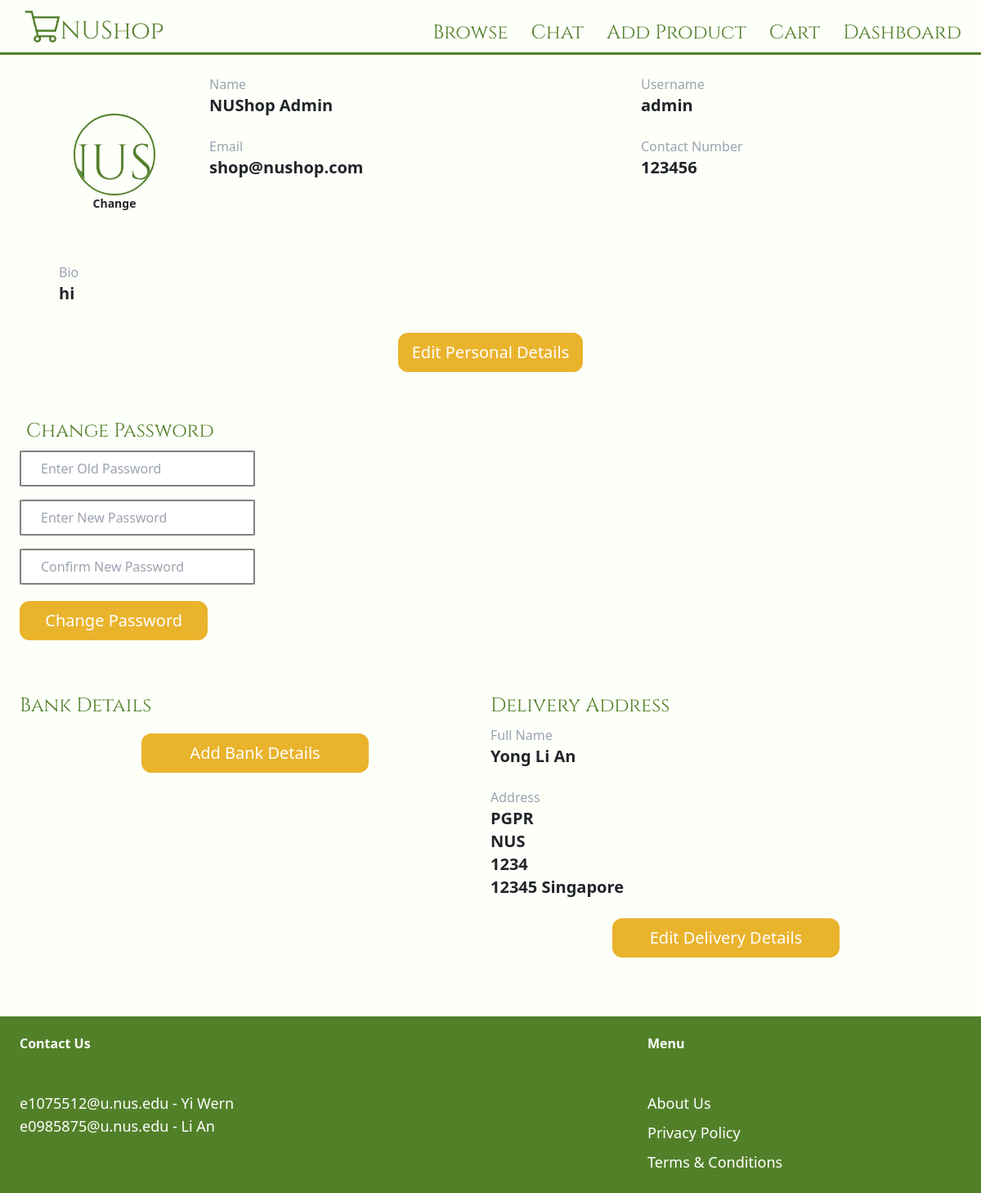
/dashboard/admin/view-profile/ (signed in), run on the app's committed database.
### authuser/models.py (models this page shows, shortened)
class User(AbstractBaseUser, PermissionsMixin):
    username = models.CharField(max_length=150, unique=True)
    email = models.EmailField(unique=True)
    name = models.CharField(max_length=255, default='')
    bio = models.CharField(max_length=500, blank=True, null=True)
    contact_number = models.CharField(max_length=8, blank=True, null=True)
    image = models.ImageField(upload_to='user_images', blank=True, null=True)
    is_staff = models.BooleanField(default=False)
    is_superuser = models.BooleanField(default=False)
    is_active = models.BooleanField(default=True)
    date_joined = models.DateTimeField(default=timezone.now)
    last_login = models.DateTimeField(blank=True, null=True)
    major = models.ForeignKey(Major, related_name='major', on_delete=models.CASCADE, blank=True, null=True)
    role = models.ForeignKey(Role, related_name='users', on_delete=models.CASCADE, blank=True, null=True)
    followers = models.ManyToManyField('self', related_name="followed_by", symmetrical=False, blank=True)
    bank_details = models.ForeignKey(Bank, related_name='bank_details', on_delete=models.CASCADE, blank=True, null=True)
    delivery_address = models.ForeignKey(DeliveryAddress, related_name='delivery_address', on_delete=models.CASCADE, blank=True, null=True)
    USERNAME_FIELD = 'username'
    REQUIRED_FIELDS = ['email']
    objects = CustomUserManager()
    class Meta:
        verbose_name = 'User'
        verbose_name_plural = 'Users'

class DeliveryAddress(models.Model):
    name = models.CharField(max_length=50, default='')
    block_unitno = models.CharField(max_length=255, default='')
    address_line1 = models.CharField(max_length=255, default='')
    address_line2 = models.CharField(max_length=255, blank=True, null=True)
    postcode = models.CharField(
        max_length=5,
        validators=[
            RegexValidator(r'^\d{5}$', 'Enter a valid postcode.')
        ]
    )

### dashboard/views.py (the view)
# urls.py: path('<str:username>/view-profile/', views.viewprofile, name='view-profile'),
@login_required
def viewprofile(request, username):
    user = User.objects.get(username=username)
    return render(request, 'dashboard/view-profile.html', {
        'user': user,
    })

### dashboard/templates/dashboard/view-profile.html (shortened to what this page needs)
{% extends 'core/base.html' %}
{% load static %}
{% block content %}
<div class="grid grid-cols-6 pt-6 pb-2 px-6">
    <div class="w-full col-span-1 overflow-hidden">
        <div class="grid grid-rows-3">
            <div class="row-span-2 flex justify-center mt-5">
                {% if seller.image %}
                <img src="{{ user.image.url }}" class="pfp">
                {% else %}
                <img src="{% static 'green logo.png' %}" class="pfp">
                {% endif %}
            </div>
            <div class="row-span-1 flex justify-center">
                <a href="#" class="text-sm font-semibold">Change</a>
            </div>
        </div>
    </div>
    <div class="col-span-3 ml-6">
        <div class="grid grid-rows-3 gap-4">
            <div class="row-span-1">
                <ul>
                    <li class="text-gray-400">Name</li>
                    {% if user.name %}
                    <li class="text-xl font-semibold">{{ user.name }}</li>
                    {% else %}
                    <li class="text-lg font-semibold text-yellow-300">Complete your profile</li>
                    {% endif %}
                </ul>
            </div>
            <div class="row-span-1">
                <ul>
                    <li class="text-gray-400">Email</li>
                    <li class="text-xl font-semibold">{{ user.email }}</li>
                </ul>
            </div>
            <div class="row-span-1">
            </div>
        </div>
    </div>
    <div class="col-span-2">
        <div class="grid grid-rows-3 gap-4">
            <div class="row-span-1">
                <ul>
                    <li class="text-gray-400">Username</li>
                    <li class="text-xl font-semibold">{{ user.username }}</li>
                </ul>
            </div>
            <div class="row-span-1">
                <ul>
                    <li class="text-gray-400">Contact Number</li>
                    {% if user.contact_number %}
                    <li class="text-xl font-semibold">{{ user.contact_number }}</li>
                    {% else %}
                    <li class="text-lg font-semibold text-yellow-300">Complete your profile</li>
                    {% endif %}
                </ul>
            </div>
            <div class="row=span-1">
            </div>
        </div>
    </div>
</div>
<ul class="pl-12 pb-6">
    <li class="text-gray-400">Bio</li>
    {% if user.bio %}
    <li class="text-xl font-semibold">{{ user.bio }}</li>
    {% else %}
    <li class="text-lg font-semibold text-yellow-300">Complete your profile</li>
    {% endif %}
</ul>
<li class="center mb-12">
    {% if user.role.pk == 2 %}
    <a href="{% url 'authuser:individual-details' user.username %}" class="py-2 px-2 w-1/5 bt-account text-xl text-center rounded-xl">Edit Personal Details</a>
    {% else %}
    <a href="{% url 'authuser:student-org-details' user.username %}" class="py-2 px-2 w-1/5 bt-account text-xl text-center rounded-xl">Edit Personal Details</a>
    {% endif %}
</li>
<div class="p-2">
    <div class="text-2xl cinzel text-nushopprimary">Change Password</div>
</div>
<form method="post" action="{% url 'authuser:change-password' %}">
    <div class="mb-3">
        <input type="password" name="old_password" placeholder="Enter Old Password" class="w-1/4 py-2 px-6 form-account">
    </div>
    <div class="mb-3">
        <input type="password" name="new_password1" placeholder="Enter New Password" class="w-1/4 py-2 px-6 form-account">
    </div>
    <div class="mb-3">
        <input type="password" name="new_password2" placeholder="Confirm New Password" class="w-1/4 py-2 px-6 form-account">
    </div>
    <div>
        <button class="py-2 px-2 w-1/5 bt-account text-xl text-center rounded-xl mt-1 mb-6">Change Password</button>
    </div>
</form>
<div class="grid grid-cols-2 mt-10">
    <div class='col-span-1'>
        <div class="text-2xl cinzel text-nushopprimary">Bank Details</div>
    </div>
    <div class='col-span-1'>
        <div class="text-2xl cinzel text-nushopprimary">Delivery Address</div>
    </div>
</div>
<div class="grid grid-cols-2 pt-2">
    <div class='col-span-1'>
        {% if user.bank_details %}
        <div class="grid grid-row-3 gap-4">
            <div class='row-span-1'>
                <ul>
                    <li class="text-gray-400">Full Name</li>
                    <li class="text-xl font-semibold">{{ user.bank_details.name }}</li>
                </ul>
            </div>
            <div class='row-span-1'>
                <ul>
                    <li class="text-gray-400">Bank Name</li>
                    <li class="text-xl font-semibold">{{ user.bank_details.bank_name }}</li>
                </ul>
            </div>
            <div class='row-span-1'>
                <ul>
                    <li class="text-gray-400">Bank Account No.</li>
                    <li class="text-xl font-semibold">{{ user.bank_details.account_number }}</li>
                </ul>
            </div>
        </div>
        <li class="center mb-12 mt-6">
            <a href="{% url 'authuser:edit-bank-details' user.username %}" class="py-2 px-2 w-1/2 bt-account text-xl text-center rounded-xl">Edit Bank Details</a>
        </li>
        {% else %}
        <li class="center mb-12">
            <a href="{% url 'authuser:add-bank-details' user.username %}" class="py-2 px-2 w-1/2 bt-account text-xl text-center rounded-xl">Add Bank Details</a>
        </li>
        {% endif %}
    </div>
    <div class='col-span-1'>
        {% if user.delivery_address %}
        <div class="grid grid-row-3 gap-4">
            <div class='row-span-1'>
                <ul>
                    <li class="text-gray-400">Full Name</li>
                    <li class="text-xl font-semibold">{{ user.delivery_address.name }}</li>
                </ul>
            </div>
            <div class='row-span-2'>
                <ul>
                    <li class="text-gray-400">Address</li>
                    <li class="text-xl font-semibold">{{ user.delivery_address.address_line1 }}</li>
                    <li class="text-xl font-semibold">{{ user.delivery_address.address_line2 }}</li>
                    <li class="text-xl font-semibold">{{ user.delivery_address.block_unitno }}</li>
                    <li class="text-xl font-semibold">{{ user.delivery_address.postcode }} Singapore</li>
                </ul>
            </div>
        </div>
        <li class="center mb-12 mt-6">
            <a href="{% url 'authuser:edit-delivery-details' user.username %}" class="py-2 px-2 w-1/2 bt-account text-xl text-center rounded-xl">Edit Delivery Details</a>
        </li>
        {% else %}
        <li class="center mb-12">
            <a href="{% url 'authuser:add-delivery-details' user.username %}" class="py-2 px-2 w-1/2 bt-account text-xl text-center rounded-xl">Add Delivery Details</a>
        </li>
        {% endif %}
    </div>
</div>
{% endblock %}

### static/styles.css (style rules this page uses)
.bg-nushopsecondary { background-color: #FDFFF9; }
.text-nushopprimary { color: #528029; }
.center { display: flex; justify-content: center; margin: 10px; }
.pfp { height: 100px; max-width: 100px; border-radius: 50%; border: 2px solid #528029; object-fit: cover; }
.bt-account { border: 2px solid #E9B32C; background-color: #E9B32C; color: white; }
.cinzel { font-family: 'Cinzel'; }
.form-account { border-radius: 2%; border: 2px solid grey; outline: none; }

### data on the page
User: name "NUShop Admin", email "shop@nushop.com", username "admin", contact_number "123456", bio "hi", delivery_address.name "Yong Li An", delivery_address.address_line1 "PGPR", delivery_address.address_line2 "NUS", delivery_address.block_unitno "1234", delivery_address.postcode "12345"
